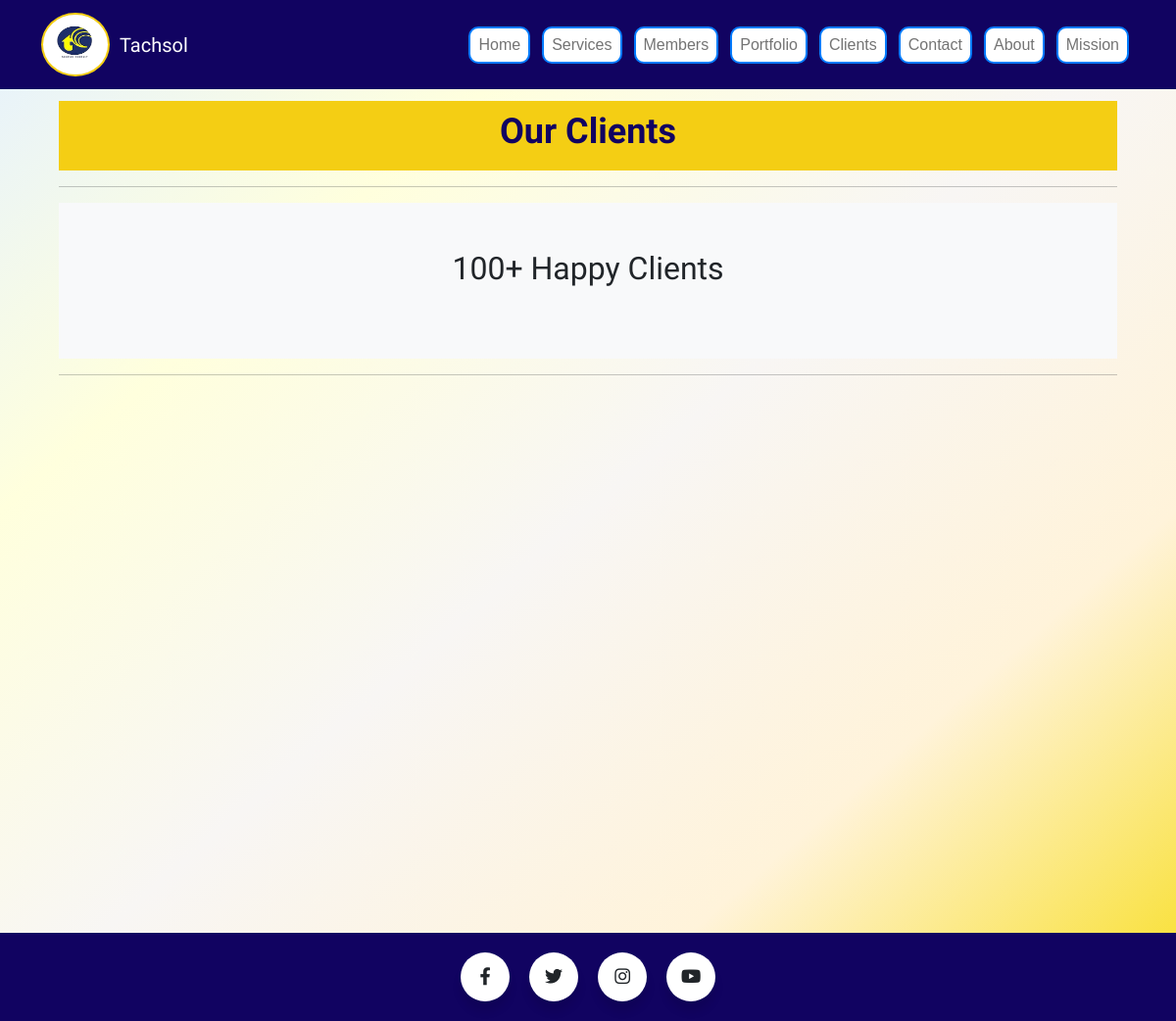
Page /mainapp/client/ on the earlier database version.
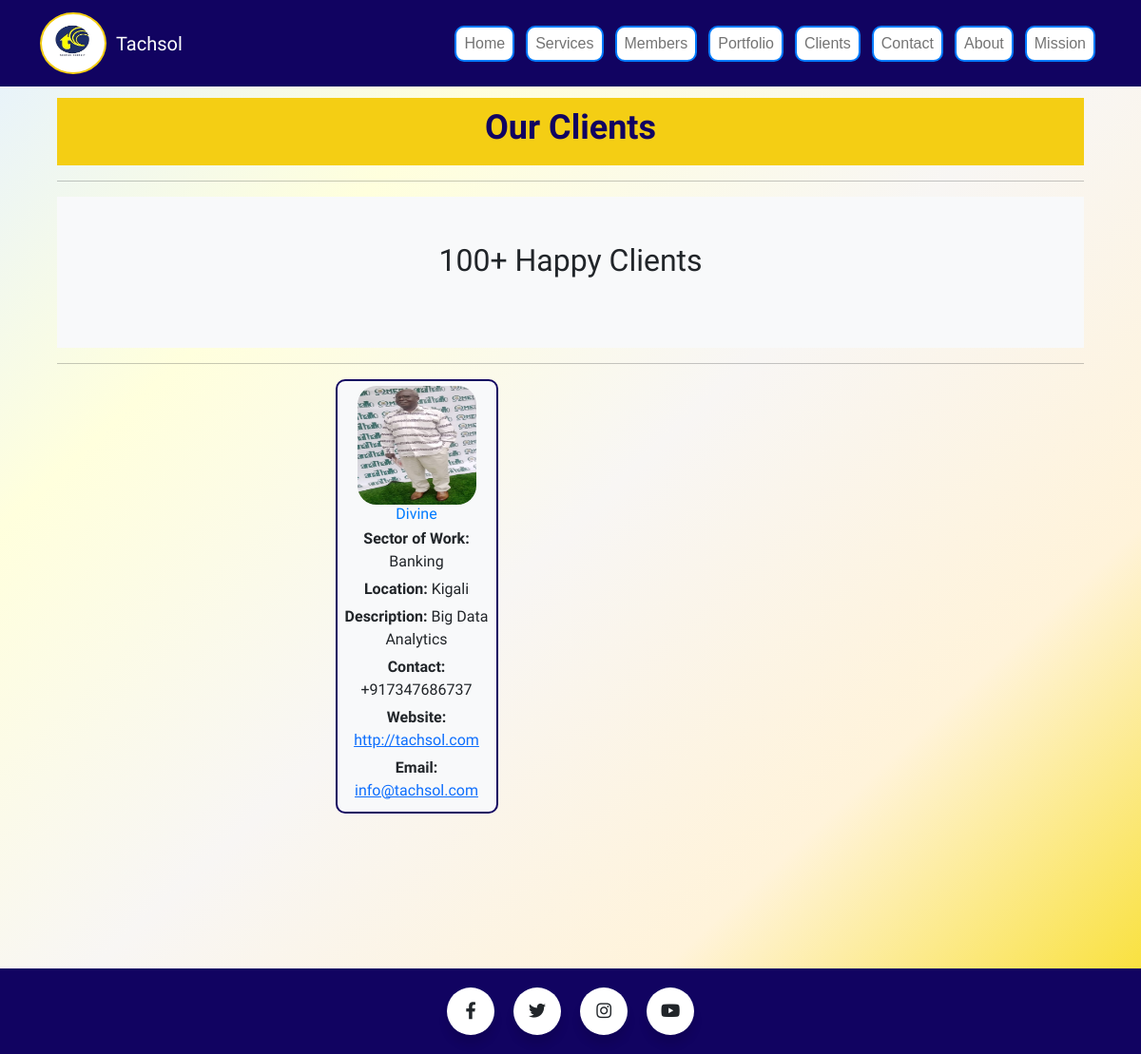
Same page on the later database version.
### mainapp/models.py (models this page shows, shortened)
class Clients(models.Model):
    image = models.ImageField(upload_to='clients_image/', blank=False)
    name = models.CharField(max_length=500, default="@Tachsol Consult LTD", blank=False)
    location = models.CharField(max_length=50, default="Accra", blank=False)
    description = models.CharField(max_length=100, default="Tachsol", blank=False)
    contact = models.CharField(max_length=15, default="+233208157526", blank=False, help_text="Enter in the format: +1234567890")
    website_link = models.URLField(default="http://tachsol.com", blank=True)
    email = models.EmailField(default="info@tachsol.com", blank=False)
    sector_of_work = models.CharField(max_length=100, default='Banking')

### mainapp/views.py (the view)
# urls.py: path('client/', views.client_view, name='client'),
def client_view(request):
    clients = Clients.objects.all()
    return render(request, "mainapp/clients.html", {"clients": clients})

### mainapp/templates/mainapp/clients.html (shortened to what this page needs)
{% extends "mainapp/base.html" %}
{% block content %}
<section class="inner-banner">
    <div class="container">
        <div class="row align-items-center">
            <div class="col-md-12 text-center">
                <h1>Our Clients</h1>
            </div>
        </div>
    </div>
</section>
<hr>
<section class="partners pt-5 pb-5 bg-light">
    <div class="container">
        <div class="row">
            <div class="col-md-12">
                <h2 class="text-center mb-4">100+ Happy Clients</h2>
            </div>
        </div>
    </div>
</section>
<hr>
<div class="client-container">
    <div id="client-list-view" class="row justify-content-center">
        {% for client in clients %}
        <div class="col-lg-3 col-md-6 mb-4">
            <div class="client-details" id="client">
                <img src="{{ client.image.url }}" alt="" class="img-fluid">
                <h1>{{ client.name }}</h1>
                <p><strong>Sector of Work:</strong> {{ client.sector_of_work }}</p>
                <p><strong>Location:</strong> {{ client.location }}</p>
                <p><strong>Description:</strong> {{ client.description }}</p>
                <p><strong>Contact:</strong> {{ client.contact }}</p>
                <p><strong>Website:</strong> <a href="{{ client.website_link }}">{{ client.website_link }}</a></p>
                <p><strong>Email:</strong> <a href="mailto:{{ client.email }}">{{ client.email }}</a></p>
            </div>
        </div>
        {% endfor %}
    </div>
</div>
{% endblock %}

### mainapp/templates/mainapp/base.html (shortened to what this page needs)
{% load static %}
<html>
    <head>
        <link href="https://cdn.jsdelivr.net/npm/bootstrap@5.0.2/dist/css/bootstrap.min.css" rel="stylesheet">
        <link rel="stylesheet" href="https://cdnjs.cloudflare.com/ajax/libs/font-awesome/5.15.4/css/all.min.css">
        <link rel="stylesheet" href="{% static 'css/style.css' %}">
        <link rel="stylesheet" href="{% static 'css/colors.css' %}">
        <link rel="stylesheet" href="{% static 'css/responsive.css' %}">
    </head>
    <body>
        <div class="bodywrapper">
        <div class="top-navbar">
            <nav class="navbar navbar-expand-lg navbar-light flex-fill fixed-top">
                <div class="container">
                    <a class="navbar-brand d-flex align-items-center" href="{% url 'mainapp:home' %}" style="margin-left: 0; color: white;">
                        <img src="{% static 'images/logo/logo.png' %}" width="70" height="70" class="d-inline-block" alt="">Tachsol
                    </a>
                    <div class="collapse navbar-collapse justify-content-end" id="navbarSupportedContent">
                        <ul class="navbar-nav text-center text-lg-start custom-nav">
                            <li class="nav-item active">
                                <a class="nav-link" href="{% url 'mainapp:home' %}">Home</a>
                            </li>
                            <li class="nav-item">
                                <a class="nav-link" href="{% url 'mainapp:service' %}">Services</a>
                            </li>
                            <li class="nav-item">
                                <a class="nav-link" href="{% url 'mainapp:team' %}">Members</a>
                            </li>
                            <li class="nav-item">
                                <a class="nav-link" href="{% url 'mainapp:portfolio' %}">Portfolio</a>
                            </li>
                            <li class="nav-item">
                                <a class="nav-link" href="{% url 'mainapp:client' %}">Clients</a>
                            </li>
                            <li class="nav-item">
                                <a class="nav-link" href="{% url 'mainapp:contact' %}">Contact</a>
                            </li>
                            <li class="nav-item">
                                <a class="nav-link" href="{% url 'mainapp:about' %}">About</a>
                            </li>
                            <li class="nav-item">
                                <a class="nav-link" href="{% url 'mainapp:mission' %}">Mission</a>
                            </li>
                        </ul>
                    </div>
                </div>
            </nav>
        </div>
        <main class="main-container mt-5">
            {% block content %} {% endblock %}
        </main>
        <footer class="footer">
            <div class="wrapper">
                <div class="icon facebook">
                    <span><i class="fab fa-facebook-f"></i></span>
                </div>
                <div class="icon twitter">
                    <span><i class="fab fa-twitter"></i></span>
                </div>
                <div class="icon instagram">
                    <span><i class="fab fa-instagram"></i></span>
                </div>
                <div class="icon youtube">
                    <span><i class="fab fa-youtube"></i></span>
                </div>
            </div>
        </footer>
    </div>
    </body>
</html>

### static/css/style.css (style rules this page uses)
html, body { min-height: 100hv; display: flex; flex-direction: column; margin: 0; font-family: 'Crete Round', serif; font-family: 'Public Sans', sans-serif; }
.main-container { flex: 1; margin: 0 5% 2% 5%; padding-top: 30px; min-height: calc(100vh - 100px); }
.top-navbar { padding: 10px 20px; }
.navbar-nav { display: flex; flex-direction: row; align-items: center; }
.nav-item { margin-right: 0; border: 1px solid transparent; }
.navbar-brand { margin-left: 0 !important; align-items: center; color: #fff; }
.navbar-brand img { margin-right: 10px; height: auto; border-radius: 50%; border: 2px solid #F4CE14; background-color: #fff; }
.navbar-nav .nav-link { text-align: center; padding-right: 8px 8px; font-size: 15px; border: 2px solid #007bff; background-color: #fff; margin: 0 5px; border-radius: 10px; font: caption; }
.footer { background-color: #110361; text-align: center; padding: 10px 0; width: 100%; bottom: 0; left: 0; }
.wrapper { display: flex; align-items: center; justify-content: center; }
.wrapper .icon { position: relative; background: #ffffff; border-radius: 50%; padding: 15px; margin: 10px; width: 50px; height: 50px; font-size: 18px; display: flex; align-items: center; flex-direction: column; box-shadow: 0 10px 10px rgba(0, 0, 0, 0.1); cursor: pointer; transition: all 0.2s cubic-bezier(0.68, -0.55, 0.265, 1.55); }
.inner-banner { background-color: #F4CE14; margin-top: 5px; padding-top: 10px; padding-bottom: 10px; }
.inner-banner h1 { font-size: 36px; color: #110361; font-weight: 700; }
.client-container { width: 70%; height: 60%; display: inline-block; }
.client-details { border: 2px solid #110361; padding: 5px; border-radius: 10px; background-color: #f8f9fa; align-items: center; justify-content: center; text-align: center; }
.client-details h1 { margin-bottom: 5px; font-size: medium; color: #110361; }
.client-details p { margin: 5px 0; }
.client-details img { object-fit: fill; width: 125px; height: 125px; border-radius: 20px; }

### static/css/colors.css (style rules this page uses)
:root { --messenger-blue: #0084ff; --fb-blue: #3b5998; --wa-green: #25d366; --instagram: radial-gradient(circle at 30% 107%, #fdf497 0%, #fd1d1d 1%, #fdf497 5%, #fd5949 35%,#d6249f 62%,#285AEB 90%); }
body { background-image: linear-gradient(to bottom right, #E4F1FF, #FFFFDD, #F8F6F4, #FFF3DA, #F8DE22); }
.navbar { background: #110361; }
.client-container h1 { color: #007bff; }

Differences in the rows shown:
added Clients: image (picture), name "Divine", sector_of_work "Banking", location "Kigali", description "Big Data Analytics", contact "+917347686737", website_link "http://tachsol.com", email "info@tachsol.com"
